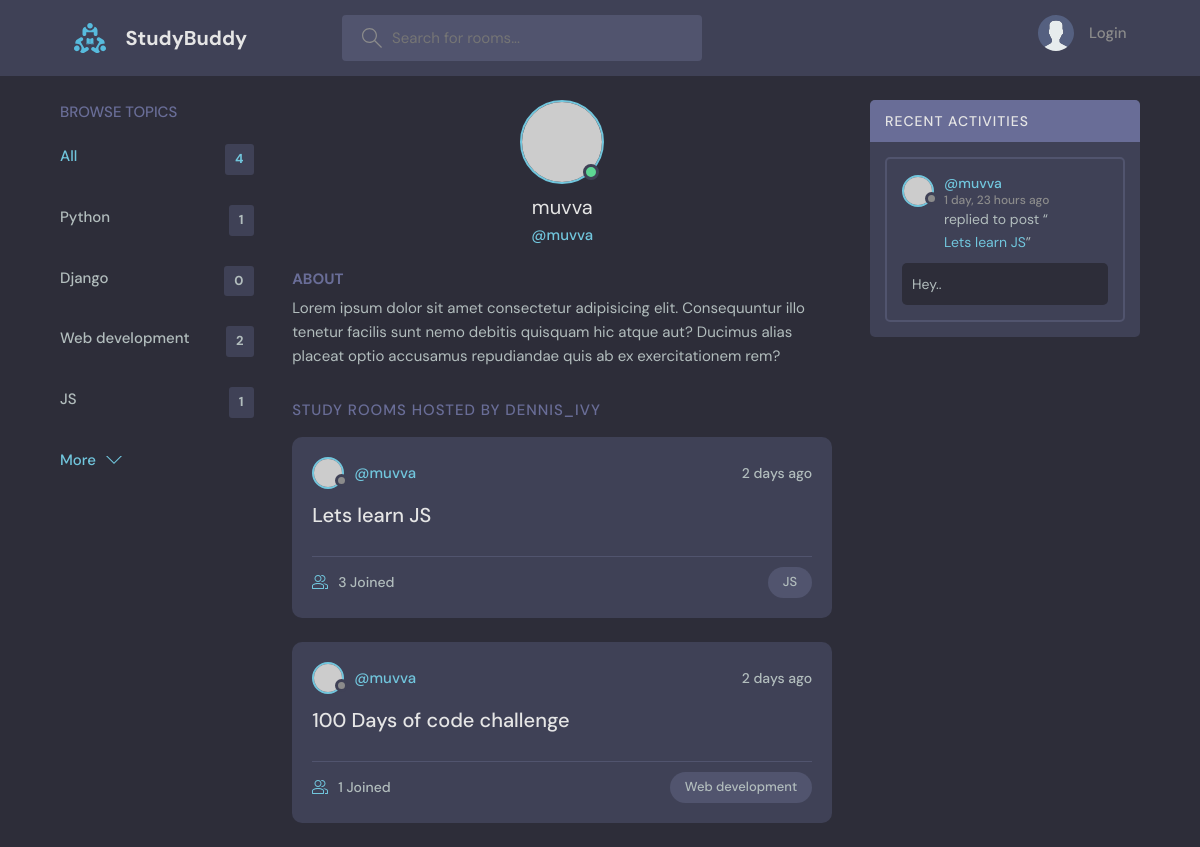
The app's page /profile/1/, older data.
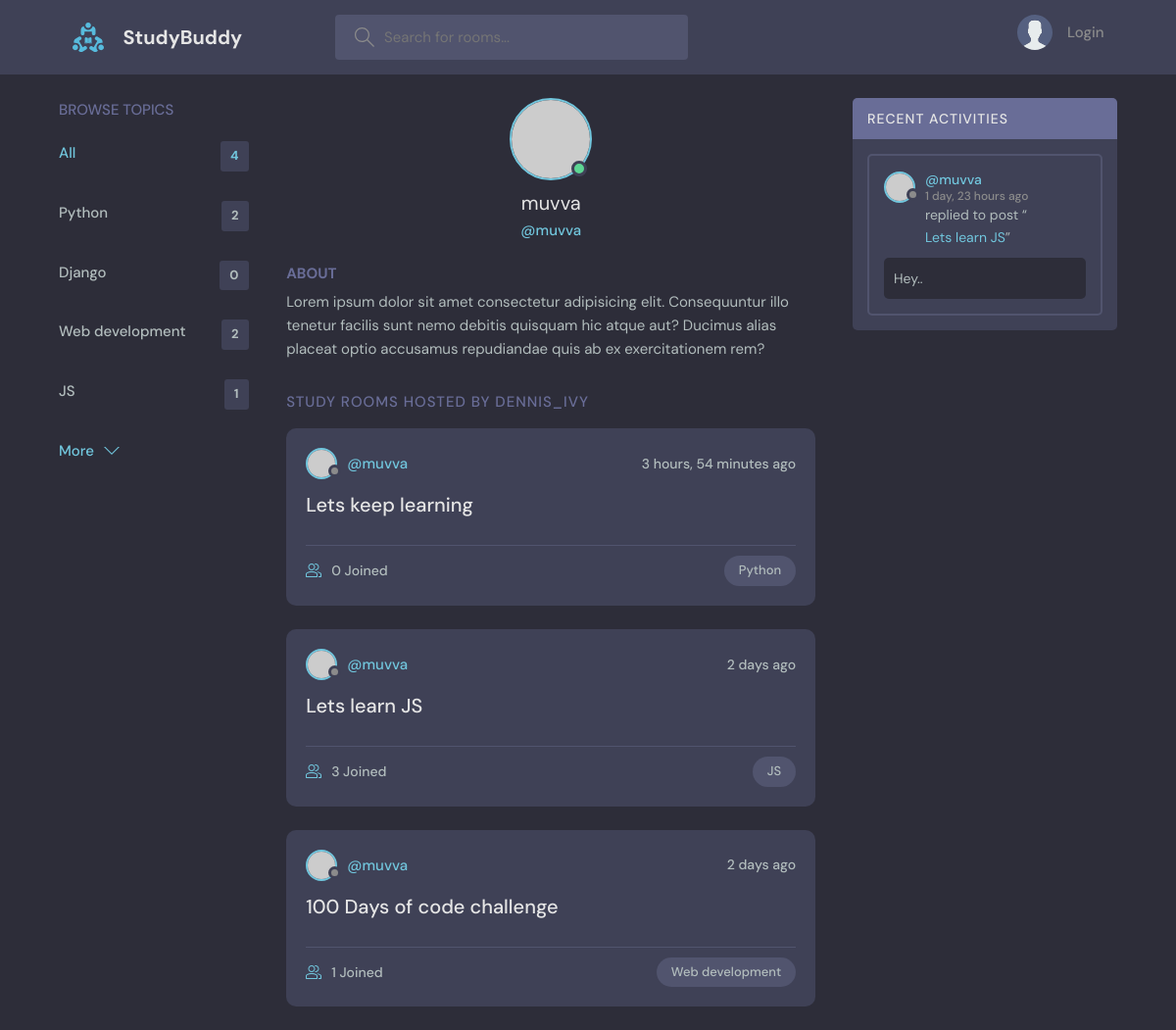
The same page, newer data.
### base/models.py (models this page shows, shortened)
class Topic(models.Model):
    name = models.CharField(max_length=200)

class Room(models.Model):
    host = models.ForeignKey(User,on_delete=models.SET_NULL, null=True)
    topic = models.ForeignKey(Topic,on_delete=models.SET_NULL, null=True)
    name = models.CharField(max_length=200)
    description = models.TextField(null=True, blank=True)
    participants = models.ManyToManyField(User, related_name='participants', blank=True) # ManyToManyField --> Many users can join a room
    updated = models.DateTimeField(auto_now=True) #auto_now --> Time stamp at every time we add
    created = models.DateTimeField(auto_now_add=True) #auto_now_add --> Time stamp at the time of creation only
    class Meta:
        ordering = ['-updated', '-created']
    def __str__(self):
        return self.name

class Message(models.Model):
    user = models.ForeignKey(User, on_delete=models.CASCADE)
    room = models.ForeignKey(Room,on_delete=models.CASCADE) # SET_NULL --> If parent is deleted, then it will be set as Null, Cascade --> Delete
    body = models.TextField()
    updated = models.DateTimeField(auto_now=True) #auto_now --> Time stamp at every time we add
    created = models.DateTimeField(auto_now_add=True) #auto_now_add --> Time stamp at the time of creation only
    class Meta:
        ordering = ['-updated', '-created']

### base/views.py (the view)
# urls.py: path('profile/<str:pk>/', views.userProfile, name='user-profile'),
def userProfile(request,pk):
    user = User.objects.get(id=pk)
    rooms = user.room_set.all()  # Get all rooms created by the user
    room_messages = user.message_set.all()  # Get all messages created by the user
    topics = Topic.objects.all()
    context = {'user':user, 'rooms':rooms, 'room_messages':room_messages, 'topics':topics}
    return render(request, 'base/profile.html',context)

### base/templates/base/profile.html (shortened to what this page needs)
{% extends "main.html" %}
{% block content %}
  <main class="profile-page layout layout--3">
    <div class="container">
        {% include 'base/topics_component.html' %}
      <div class="roomList">
        <div class="profile">
          <div class="profile__avatar">
            <div class="avatar avatar--large active">
              <img src="https://randomuser.me/api/portraits/men/11.jpg" />
            </div>
          </div>
          <div class="profile__info">
            <h3>{{user.username}}</h3>
            <p>@{{user.username}}</p>
          </div>
          <div class="profile__about">
            <h3>About</h3>
            <p>
              Lorem ipsum dolor sit amet consectetur adipisicing elit. Consequuntur illo tenetur
              facilis sunt nemo debitis quisquam hic atque aut? Ducimus alias placeat optio
              accusamus repudiandae quis ab ex exercitationem rem?
            </p>
          </div>
        </div>
        <div class="roomList__header">
          <div>
            <h2>Study Rooms Hosted by dennis_ivy</a>
            </h2>
          </div>
        </div>
        {% include 'base/feed_component.html' %}
      </div>
      {% include 'base/activity_component.html' %}
    </div>
  </main>
{% endblock content %}

### base/templates/base/topics_component.html
<div class="topics">
          <div class="topics__header">
            <h2>Browse Topics</h2>
          </div>
          <ul class="topics__list">
            <li>
              <a href="{% url 'home' %}" class="active">All <span>{{topics.count}}</span></a>
            </li>
            {% for topic in topics %}
            <li>
              <a href="{% url 'home' %}?q={{topic.name}}">{{topic.name}}<span>{{topic.room_set.all.count}}</span></a>
            </li>
            {% endfor %}
          </ul>
          <a class="btn btn--link" href="topics.html">
            More
            <svg version="1.1" xmlns="http://www.w3.org/2000/svg" width="32" height="32" viewBox="0 0 32 32">
              <title>chevron-down</title>
              <path d="M16 21l-13-13h-3l16 16 16-16h-3l-13 13z"></path>
            </svg>
          </a>
        </div>

### base/templates/base/feed_component.html (shortened to what this page needs)
{% for room in rooms %}
<div class="roomListRoom">
            <div class="roomListRoom__header">
              <a href="{% url 'user-profile' room.host.id %}" class="roomListRoom__author">
                <div class="avatar avatar--small">
                  <img src="https://randomuser.me/api/portraits/women/11.jpg" />
                </div>
                <span>@{{room.host.username}}</span>
              </a>
              <div class="roomListRoom__actions">
                <span> {{room.created|timesince}} ago</span>
              </div>
            </div>
            <div class="roomListRoom__content">
              <a href="{% url 'room' room.id %}">{{room.name}}</a>
            </div>
            <div class="roomListRoom__meta">
              <a href="{% url 'room' room.id %}" class="roomListRoom__joined">
                {{room.participants.all.count}} Joined
              </a>
              <p class="roomListRoom__topic">{{room.topic.name}}</p>
            </div>
          </div>
{% endfor %}

### base/templates/base/activity_component.html (shortened to what this page needs)
<div class="activities">
          <div class="activities__header">
            <h2>Recent Activities</h2>
          </div>
          {% for message in room_messages %}
          <div class="activities__box">
            <div class="activities__boxHeader roomListRoom__header">
              <a href="{% url 'user-profile' message.user.id %}" class="roomListRoom__author">
                <div class="avatar avatar--small">
                  <img src="https://randomuser.me/api/portraits/women/11.jpg" />
                </div>
                <p>
                  @{{message.user}}
                  <span>{{message.created|timesince}} ago</span>
                </p>
              </a>
            </div>
            <div class="activities__boxContent">
              <p>replied to post “<a href="{% url 'room' message.room.id %}">{{message.room}}</a>”</p>
              <div class="activities__boxRoomContent">
                {{message.body}}
              </div>
            </div>
          </div>
          {% endfor %}
        </div>

Row changes from the older to the newer data that the page shows:
computed for Topic "Python": room_set.all.count "1" → "2"
added Room: host.username "muvva", created "3 hours, 54 minutes", name "Lets keep learning", participants.all.count "0", topic.name "Python"
